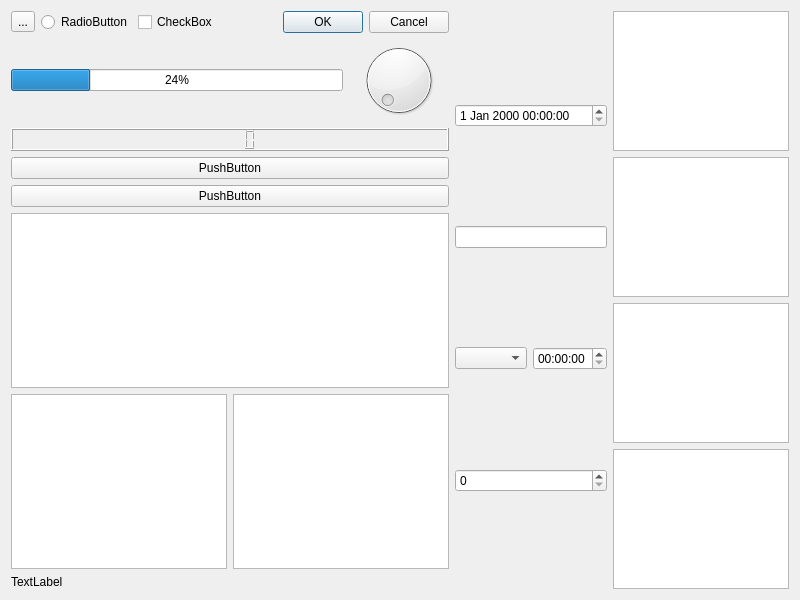
<?xml version="1.0" encoding="UTF-8"?>
<ui version="4.0">
 <class>Dialog</class>
 <widget class="QDialog" name="Dialog">
  <property name="geometry">
   <rect>
    <x>0</x>
    <y>0</y>
    <width>800</width>
    <height>600</height>
   </rect>
  </property>
  <property name="windowTitle">
   <string>Dialog</string>
  </property>
  <layout class="QHBoxLayout" name="horizontalLayout_5">
   <item>
    <layout class="QVBoxLayout" name="verticalLayout_4">
     <item>
      <layout class="QHBoxLayout" name="horizontalLayout_2">
       <item>
        <widget class="QToolButton" name="toolButton">
         <property name="text">
          <string>...</string>
         </property>
        </widget>
       </item>
       <item>
        <widget class="QRadioButton" name="radioButton">
         <property name="text">
          <string>RadioButton</string>
         </property>
        </widget>
       </item>
       <item>
        <widget class="QCheckBox" name="checkBox">
         <property name="text">
          <string>CheckBox</string>
         </property>
        </widget>
       </item>
       <item>
        <widget class="QDialogButtonBox" name="buttonBox">
         <property name="standardButtons">
          <set>QDialogButtonBox::Cancel|QDialogButtonBox::Ok</set>
         </property>
        </widget>
       </item>
      </layout>
     </item>
     <item>
      <layout class="QHBoxLayout" name="horizontalLayout_3">
       <item>
        <widget class="QProgressBar" name="progressBar">
         <property name="value">
          <number>24</number>
         </property>
        </widget>
       </item>
       <item>
        <widget class="QDial" name="dial"/>
       </item>
      </layout>
     </item>
     <item>
      <layout class="QVBoxLayout" name="verticalLayout">
       <item>
        <widget class="QLCDNumber" name="lcdNumber"/>
       </item>
       <item>
        <widget class="QPushButton" name="pushButton">
         <property name="text">
          <string>PushButton</string>
         </property>
        </widget>
       </item>
       <item>
        <widget class="QPushButton" name="pushButton_2">
         <property name="text">
          <string>PushButton</string>
         </property>
        </widget>
       </item>
       <item>
        <widget class="QTextEdit" name="textEdit"/>
       </item>
      </layout>
     </item>
     <item>
      <layout class="QHBoxLayout" name="horizontalLayout_4">
       <item>
        <widget class="QTableWidget" name="tableWidget"/>
       </item>
       <item>
        <widget class="QTreeView" name="treeView"/>
       </item>
      </layout>
     </item>
     <item>
      <widget class="QLabel" name="label">
       <property name="text">
        <string>TextLabel</string>
       </property>
      </widget>
     </item>
    </layout>
   </item>
   <item>
    <layout class="QVBoxLayout" name="verticalLayout_2">
     <item>
      <widget class="QDateTimeEdit" name="dateTimeEdit"/>
     </item>
     <item>
      <widget class="QLineEdit" name="lineEdit"/>
     </item>
     <item>
      <layout class="QHBoxLayout" name="horizontalLayout">
       <item>
        <widget class="QComboBox" name="comboBox"/>
       </item>
       <item>
        <widget class="QTimeEdit" name="timeEdit"/>
       </item>
      </layout>
     </item>
     <item>
      <widget class="QSpinBox" name="spinBox"/>
     </item>
    </layout>
   </item>
   <item>
    <layout class="QVBoxLayout" name="verticalLayout_3">
     <item>
      <widget class="QTableView" name="tableView"/>
     </item>
     <item>
      <widget class="QTextBrowser" name="textBrowser"/>
     </item>
     <item>
      <widget class="QPlainTextEdit" name="plainTextEdit"/>
     </item>
     <item>
      <widget class="QListView" name="listView"/>
     </item>
    </layout>
   </item>
  </layout>
 </widget>
 <resources/>
 <connections/>
</ui>
